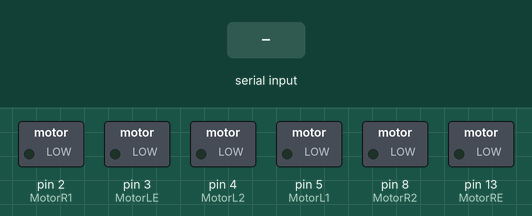
This sketch was run on a simulated Arduino Uno, built with avr-gcc and run on an emulated ATmega328P. Shown: switched loads named in the sketch (green lamp = pin HIGH). The inputs (shaded band) are chosen by the test bench.

Above: at 1.2 s.
1.3 s: "1" received over Serial
At 2.1 s:
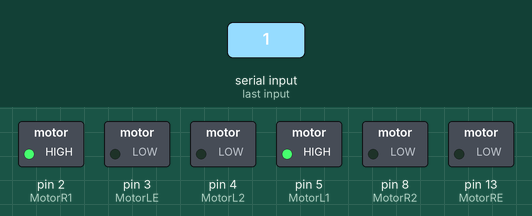
2.8 s: "3" received over Serial
At 3.3 s:
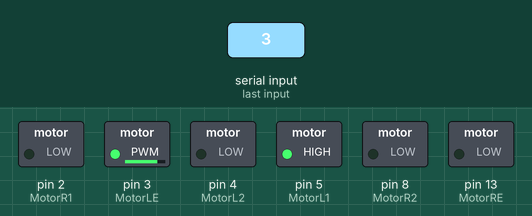
4.3 s: "4" received over Serial
At 5.5 s:
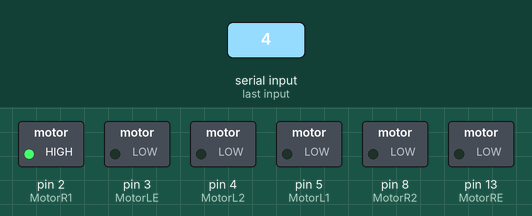
5.8 s: "1" received over Serial
At 6.8 s:
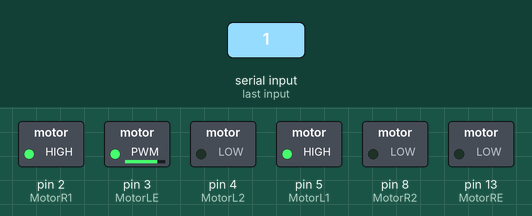
Timing chart, 0 to 8.3 s (numbered marks = the images above; inputs shaded):
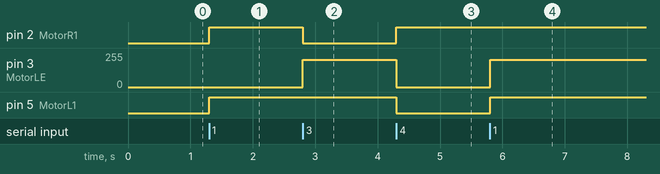

Measured:
- after the input at 1.3 s, pin 2 (MotorR1), pin 5 (MotorL1): LOW → HIGH at once
- after the input at 2.8 s, pin 2 (MotorR1): HIGH → LOW at once; pin 3 (MotorLE): 0/255 → 206/255 at once
- after the input at 4.3 s, pin 2 (MotorR1): LOW → HIGH at once; pin 3 (MotorLE): 206/255 → 0/255 at once; pin 5 (MotorL1): HIGH → LOW at once
- after the input at 5.8 s, pin 3 (MotorLE): 0/255 → 206/255 at once; pin 5 (MotorL1): LOW → HIGH at once

The sketch:

motorrpm.ino
```cpp
#define SensorSol 10
#define SensorOrta 11
#define SensorSag 12

#define MotorR1 2
#define MotorR2 8
#define MotorRE 13

#define MotorL1 5
#define MotorL2 4
#define MotorLE 3
int v=0; //250rpm motorlar 5vites


void setup() {
  pinMode(SensorSol, INPUT);
  pinMode(SensorOrta, INPUT);
  pinMode(SensorSag, INPUT);

  pinMode(MotorR1, OUTPUT);
  pinMode(MotorR2, OUTPUT);

  pinMode(MotorL1, OUTPUT);
  pinMode(MotorL2, OUTPUT);
  Serial.begin(9600);
}
void ileri(){
  digitalWrite(MotorR1, HIGH);
  digitalWrite(MotorR2, LOW);
  analogWrite(MotorRE, v*50);

  digitalWrite(MotorL1, HIGH);
  digitalWrite(MotorL2, LOW);
  analogWrite(MotorLE, v*50);
}
void sag(){
  digitalWrite(MotorR1, LOW);
  digitalWrite(MotorR2, LOW);
  analogWrite(MotorRE, 0);

  digitalWrite(MotorL1, HIGH);
  digitalWrite(MotorL2, LOW);
  analogWrite(MotorLE, v*50);
}
void sol(){
  digitalWrite(MotorR1, HIGH);
  digitalWrite(MotorR2, LOW);
  analogWrite(MotorRE, v*50);

  digitalWrite(MotorL1, LOW);
  digitalWrite(MotorL2, LOW);
  analogWrite(MotorLE, 0);
}
void dur(){
  digitalWrite(MotorR1, LOW);
  digitalWrite(MotorR2, LOW);
  digitalWrite(MotorRE, LOW);

  digitalWrite(MotorL1, LOW);
  digitalWrite(MotorL2, LOW);
  digitalWrite(MotorLE, LOW);
}

void loop()
{

  if(Serial.available()>0)
  {
  char  w=Serial.read();
    if (w=='1')
    {
    ileri();
    }
    if(w=='3')
    {
    sag();
    }
    if(w=='4')
    {
    sol();
    }
    if(w=='x');
  {
    if(!w=='x');
    if(v==0) v=0;
    else v=v+1;
  }
    if(w=='y');
 {
    if(!w=='y');
    if(v==5) v=5;
    else v=v-1;
  }


  }


}
```
